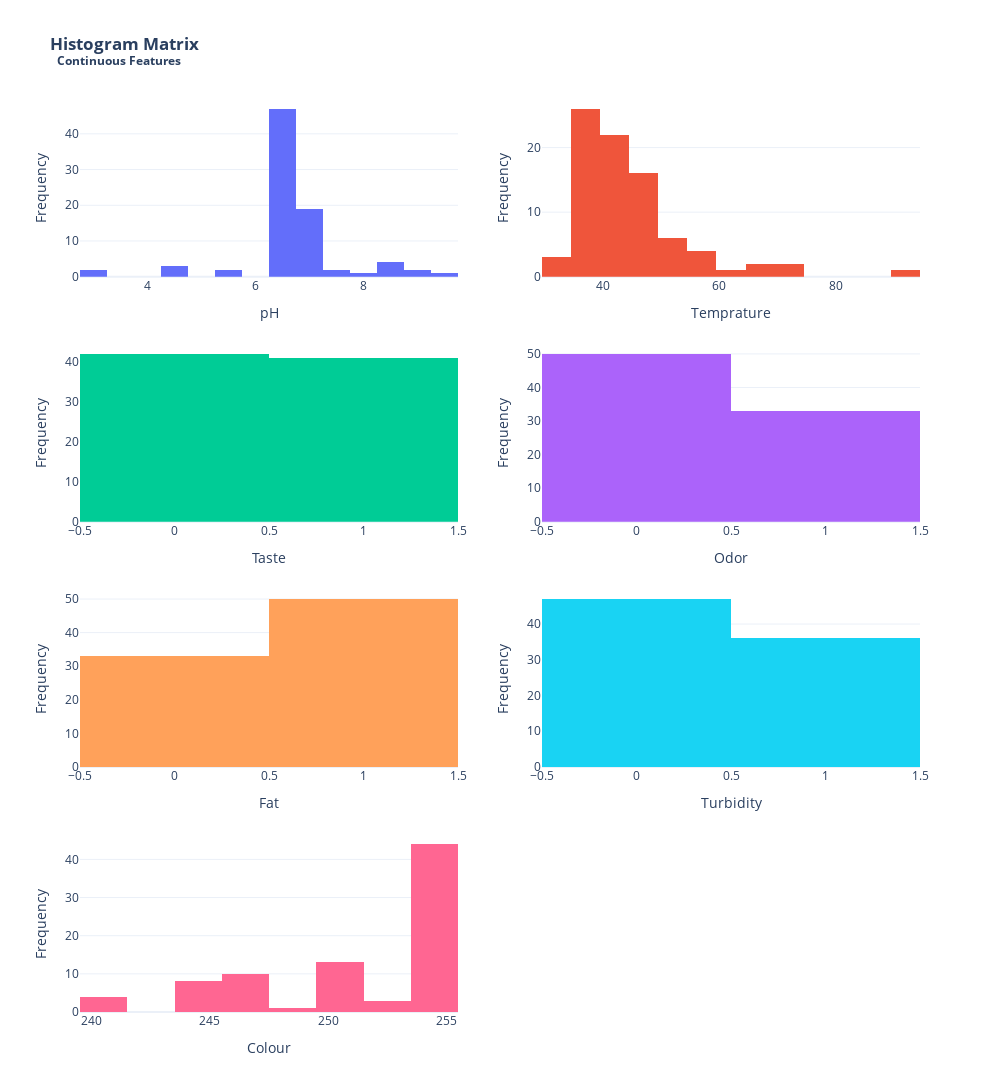

The code cell stored with this chart in its notebook:
### Code cell
fig=plot_continuos_histogram_matrix(data_dropped,2)
fig.show()

### Figure 1 — Plotly figure (JSON) as saved in the notebook; plotly's stock layout.template omitted (floating-point values rounded to 4 significant figures)
{"data": [{"name": "pH", "type": "histogram", "x": [6.6, 6.6, 8.5, 9.5, 6.6, 6.6, 5.5, 4.5, 8.1, 6.7, 6.7, 5.6, 8.6, 7.4, 6.8, 6.5, 4.7, 3, 9, 6.8, 6.6, 6.5, 4.5, 6.6, 6.8, 6.5, 8.5, 6.6, 6.5, 6.6, 6.4, 6.5, 6.8, 6.7, 6.7, 8.6, 7.4, 6.8, 6.5, 6.8, 3, 9, 6.8, 6.6, 6.5, 6.6, 6.8, 6.5, 6.8, 6.5, 6.7, 6.8, 6.8, 6.5, 6.8, 6.8, 6.8, 6.8, 6.6, 6.6, 6.6, 6.8, 6.6, 6.6, 6.6, 6.5, 6.6, 6.5, 6.8, 6.8, 6.5, 6.6, 6.6, 6.5, 6.6, 6.6, 6.6, 6.5, 6.6, 6.6, 6.8, 6.5, 6.6], "xaxis": "x", "yaxis": "y"}, {"name": "Temprature", "type": "histogram", "x": [35, 36, 70, 34, 37, 37, 45, 60, 66, 45, 45, 50, 55, 90, 45, 38, 38, 40, 43, 40, 45, 36, 38, 45, 35, 36, 70, 34, 37, 37, 45, 40, 42, 41, 50, 55, 65, 41, 38, 38, 40, 43, 40, 45, 36, 38, 45, 37, 45, 38, 38, 45, 45, 35, 36, 34, 45, 41, 50, 50, 35, 50, 43, 38, 38, 55, 45, 40, 43, 55, 50, 40, 40, 37, 40, 40, 43, 40, 38, 45, 41, 45, 43], "xaxis": "x2", "yaxis": "y2"}, {"name": "Taste", "type": "histogram", "x": [1, 0, 1, 1, 0, 1, 1, 0, 1, 1, 1, 0, 0, 1, 0, 1, 1, 1, 1, 1, 0, 0, 0, 1, 1, 0, 0, 0, 0, 1, 0, 0, 1, 1, 1, 0, 0, 0, 1, 0, 1, 1, 1, 0, 0, 0, 1, 0, 0, 1, 1, 0, 1, 1, 0, 0, 0, 0, 0, 0, 0, 0, 1, 1, 0, 1, 0, 1, 1, 0, 1, 1, 0, 0, 1, 1, 0, 0, 0, 1, 1, 1, 0], "xaxis": "x3", "yaxis": "y3"}, {"name": "Odor", "type": "histogram", "x": [0, 1, 1, 1, 0, 1, 0, 1, 0, 1, 1, 1, 1, 0, 1, 0, 0, 1, 0, 0, 1, 0, 1, 1, 0, 1, 0, 0, 0, 0, 1, 1, 1, 0, 1, 1, 0, 0, 1, 0, 0, 1, 1, 0, 0, 0, 1, 0, 0, 0, 0, 0, 1, 0, 1, 0, 1, 0, 0, 0, 1, 0, 0, 0, 0, 0, 1, 0, 0, 0, 0, 0, 0, 1, 0, 1, 0, 0, 1, 0, 1, 0, 0], "xaxis": "x4", "yaxis": "y4"}, {"name": "Fat ", "type": "histogram", "x": [1, 0, 1, 0, 0, 1, 1, 1, 1, 0, 1, 1, 1, 1, 1, 0, 1, 1, 1, 1, 1, 1, 1, 1, 1, 1, 0, 0, 0, 1, 0, 0, 1, 0, 1, 0, 0, 0, 1, 0, 0, 1, 1, 0, 0, 0, 1, 0, 1, 1, 1, 0, 1, 1, 1, 0, 0, 1, 0, 0, 1, 1, 1, 1, 1, 1, 0, 0, 1, 0, 1, 1, 0, 1, 0, 1, 1, 1, 1, 0, 1, 0, 0], "xaxis": "x5", "yaxis": "y5"}, {"name": "Turbidity", "type": "histogram", "x": [0, 1, 1, 1, 0, 1, 1, 1, 1, 0, 0, 1, 1, 1, 1, 0, 0, 1, 1, 0, 1, 0, 1, 1, 0, 0, 0, 1, 0, 0, 0, 1, 1, 0, 0, 0, 0, 0, 1, 0, 0, 1, 1, 1, 0, 0, 0, 0, 0, 0, 0, 1, 1, 0, 0, 1, 0, 0, 1, 0, 1, 0, 1, 0, 0, 0, 0, 0, 0, 1, 0, 1, 0, 1, 0, 1, 0, 0, 1, 1, 0, 0, 1], "xaxis": "x6", "yaxis": "y6"}, {"name": "Colour", "type": "histogram", "x": [254, 253, 246, 255, 255, 255, 250, 250, 255, 247, 245, 255, 255, 255, 255, 255, 255, 255, 250, 245, 250, 255, 255, 245, 246, 253, 246, 240, 245, 255, 240, 250, 255, 247, 245, 255, 255, 255, 255, 255, 255, 248, 255, 250, 247, 255, 245, 255, 255, 255, 255, 255, 245, 246, 253, 240, 240, 255, 250, 255, 255, 255, 250, 255, 255, 246, 255, 250, 250, 255, 246, 255, 255, 245, 255, 255, 250, 250, 255, 255, 255, 246, 250], "xaxis": "x7", "yaxis": "y7"}], "layout": {"height": 1400, "margin": {"l": 80, "t": 100}, "showlegend": false, "title": {"text": "<b>Histogram Matrix<br> <sup> Continuous Features</sup></b>"}, "width": 1000, "xaxis": {"anchor": "y", "domain": [0, 0.45], "title": {"text": "pH"}}, "xaxis2": {"anchor": "y2", "domain": [0.55, 1], "title": {"text": "Temprature"}}, "xaxis3": {"anchor": "y3", "domain": [0, 0.45], "title": {"text": "Taste"}}, "xaxis4": {"anchor": "y4", "domain": [0.55, 1], "title": {"text": "Odor"}}, "xaxis5": {"anchor": "y5", "domain": [0, 0.45], "title": {"text": "Fat "}}, "xaxis6": {"anchor": "y6", "domain": [0.55, 1], "title": {"text": "Turbidity"}}, "xaxis7": {"anchor": "y7", "domain": [0, 0.45], "title": {"text": "Colour"}}, "xaxis8": {"anchor": "y8", "domain": [0.55, 1]}, "yaxis": {"anchor": "x", "domain": [0.8063, 1], "title": {"text": "Frequency"}}, "yaxis2": {"anchor": "x2", "domain": [0.8063, 1], "title": {"text": "Frequency"}}, "yaxis3": {"anchor": "x3", "domain": [0.5375, 0.7312], "title": {"text": "Frequency"}}, "yaxis4": {"anchor": "x4", "domain": [0.5375, 0.7312], "title": {"text": "Frequency"}}, "yaxis5": {"anchor": "x5", "domain": [0.2687, 0.4625], "title": {"text": "Frequency"}}, "yaxis6": {"anchor": "x6", "domain": [0.2687, 0.4625], "title": {"text": "Frequency"}}, "yaxis7": {"anchor": "x7", "domain": [0, 0.1938], "title": {"text": "Frequency"}}, "yaxis8": {"anchor": "x8", "domain": [0, 0.1938]}}}
